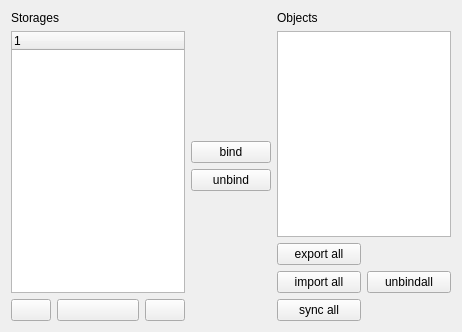
<?xml version="1.0" encoding="UTF-8"?>
<ui version="4.0">
 <class>storages_settings_form2</class>
 <widget class="QWidget" name="storages_settings_form2">
  <property name="geometry">
   <rect>
    <x>0</x>
    <y>0</y>
    <width>462</width>
    <height>332</height>
   </rect>
  </property>
  <property name="windowTitle">
   <string>Form</string>
  </property>
  <layout class="QHBoxLayout" name="horizontalLayout_3">
   <item>
    <layout class="QVBoxLayout" name="verticalLayout">
     <item>
      <widget class="QLabel" name="label">
       <property name="sizePolicy">
        <sizepolicy hsizetype="Preferred" vsizetype="Maximum">
         <horstretch>0</horstretch>
         <verstretch>0</verstretch>
        </sizepolicy>
       </property>
       <property name="text">
        <string>Storages</string>
       </property>
      </widget>
     </item>
     <item>
      <widget class="QTreeWidget" name="storageslst">
       <column>
        <property name="text">
         <string notr="true">1</string>
        </property>
       </column>
      </widget>
     </item>
     <item>
      <layout class="QHBoxLayout" name="horizontalLayout">
       <item>
        <widget class="QPushButton" name="addbtn">
         <property name="sizePolicy">
          <sizepolicy hsizetype="Maximum" vsizetype="Fixed">
           <horstretch>0</horstretch>
           <verstretch>0</verstretch>
          </sizepolicy>
         </property>
         <property name="text">
          <string/>
         </property>
         <property name="icon">
          <iconset resource="../images.qrc">
           <normaloff>:/icons/icons/add.png</normaloff>:/icons/icons/add.png</iconset>
         </property>
        </widget>
       </item>
       <item>
        <widget class="QPushButton" name="editbtn">
         <property name="sizePolicy">
          <sizepolicy hsizetype="Expanding" vsizetype="Fixed">
           <horstretch>0</horstretch>
           <verstretch>0</verstretch>
          </sizepolicy>
         </property>
         <property name="text">
          <string/>
         </property>
         <property name="icon">
          <iconset resource="../images.qrc">
           <normaloff>:/icons/icons/edit.png</normaloff>:/icons/icons/edit.png</iconset>
         </property>
        </widget>
       </item>
       <item>
        <widget class="QPushButton" name="delbtn">
         <property name="sizePolicy">
          <sizepolicy hsizetype="Maximum" vsizetype="Fixed">
           <horstretch>0</horstretch>
           <verstretch>0</verstretch>
          </sizepolicy>
         </property>
         <property name="text">
          <string/>
         </property>
         <property name="icon">
          <iconset resource="../images.qrc">
           <normaloff>:/icons/icons/remove.png</normaloff>:/icons/icons/remove.png</iconset>
         </property>
        </widget>
       </item>
      </layout>
     </item>
    </layout>
   </item>
   <item>
    <layout class="QVBoxLayout" name="verticalLayout_2">
     <item>
      <spacer name="verticalSpacer_2">
       <property name="orientation">
        <enum>Qt::Vertical</enum>
       </property>
       <property name="sizeHint" stdset="0">
        <size>
         <width>20</width>
         <height>40</height>
        </size>
       </property>
      </spacer>
     </item>
     <item>
      <widget class="QPushButton" name="bindbtn">
       <property name="text">
        <string>bind</string>
       </property>
       <property name="icon">
        <iconset resource="../images.qrc">
         <normaloff>:/icons/icons/media-playback-start.png</normaloff>:/icons/icons/media-playback-start.png</iconset>
       </property>
      </widget>
     </item>
     <item>
      <widget class="QPushButton" name="unbindbtn">
       <property name="text">
        <string>unbind</string>
       </property>
       <property name="icon">
        <iconset resource="../images.qrc">
         <normaloff>:/icons/icons/media-playback-pause.png</normaloff>:/icons/icons/media-playback-pause.png</iconset>
       </property>
      </widget>
     </item>
     <item>
      <spacer name="verticalSpacer">
       <property name="orientation">
        <enum>Qt::Vertical</enum>
       </property>
       <property name="sizeHint" stdset="0">
        <size>
         <width>20</width>
         <height>40</height>
        </size>
       </property>
      </spacer>
     </item>
    </layout>
   </item>
   <item>
    <layout class="QVBoxLayout" name="verticalLayout_4">
     <item>
      <widget class="QLabel" name="label_2">
       <property name="sizePolicy">
        <sizepolicy hsizetype="Preferred" vsizetype="Maximum">
         <horstretch>0</horstretch>
         <verstretch>0</verstretch>
        </sizepolicy>
       </property>
       <property name="text">
        <string>Objects</string>
       </property>
      </widget>
     </item>
     <item>
      <widget class="QListWidget" name="objectlst">
       <property name="sizePolicy">
        <sizepolicy hsizetype="Preferred" vsizetype="Expanding">
         <horstretch>0</horstretch>
         <verstretch>0</verstretch>
        </sizepolicy>
       </property>
       <property name="baseSize">
        <size>
         <width>30</width>
         <height>0</height>
        </size>
       </property>
      </widget>
     </item>
     <item>
      <layout class="QHBoxLayout" name="horizontalLayout_2">
       <item>
        <layout class="QVBoxLayout" name="verticalLayout_3">
         <item>
          <widget class="QPushButton" name="exportbtn">
           <property name="text">
            <string>export all</string>
           </property>
          </widget>
         </item>
         <item>
          <widget class="QPushButton" name="importbtn">
           <property name="text">
            <string>import all</string>
           </property>
          </widget>
         </item>
         <item>
          <widget class="QPushButton" name="syncbtn">
           <property name="text">
            <string>sync all</string>
           </property>
          </widget>
         </item>
        </layout>
       </item>
       <item>
        <widget class="QPushButton" name="unbindallbtn">
         <property name="text">
          <string>unbindall</string>
         </property>
         <property name="icon">
          <iconset resource="../images.qrc">
           <normaloff>:/icons/icons/remove.png</normaloff>:/icons/icons/remove.png</iconset>
         </property>
        </widget>
       </item>
      </layout>
     </item>
    </layout>
   </item>
  </layout>
 </widget>
 <resources>
  <include location="../images.qrc"/>
 </resources>
 <connections/>
</ui>
